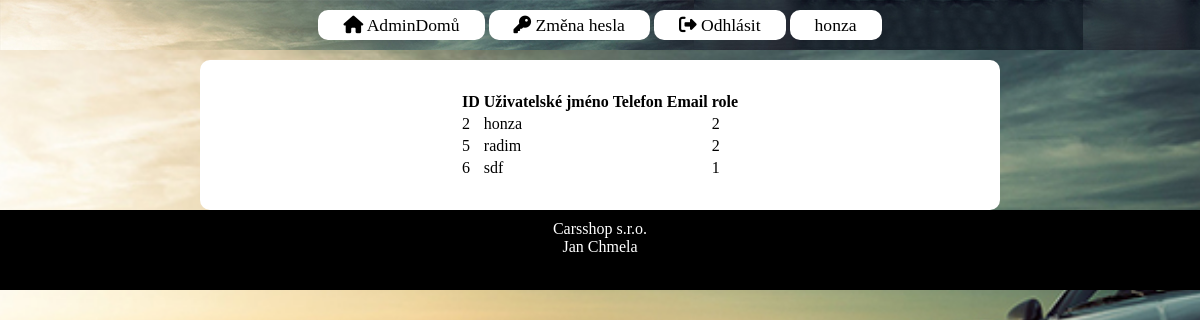
The page /users.php (signed in) on the database its author committed.
### tables this page shows
CREATE TABLE `users` (
  `id` int(11) NOT NULL,
  `username` varchar(50) NOT NULL,
  `password` varchar(255) NOT NULL,
  `Role` enum('1','2') NOT NULL DEFAULT '1',
  `Phone` varchar(9) NOT NULL,
  `Email` varchar(30) NOT NULL
);

### users.php (the view, shortened to what this page needs)
<!DOCTYPE html>
<html lang="en">
<head>
    <link rel="stylesheet" href="style.css" type="text/css" />
</head>
<body>
<?php include("nav.php");
$sql = "SELECT id, username, role, phone, email FROM users";
?>
    <div id="obalovaci">
        <div id="backgroundBlock">
            <table style="margin: auto;">
        <?php
        echo  "<tr>";
        echo "<th>ID</th>";
        echo "<th>Uživatelské jméno</th>";
        echo "<th>Telefon</th>";
        echo "<th>Email</th>";
        echo "<th>role</th>";
        echo "</tr>";
        $query = mysqli_query($link, $sql);
        if ($query->num_rows > 0) {
            while($row = $query->fetch_assoc()) {
                echo  "<tr>";
                echo "<td>".$row['id']."</td>";
                echo "<td>" .$row['username']."</td>";
                echo "<td>".$row['phone']."</td>";
                echo "<td>".$row['email']."</td>";
                echo "<td>".$row['role']."</td>";
                echo "</tr>";
            }
            }
            echo "</table>";
        ?>
        </div>
</div>
<?php include("footer.php"); ?>
</body>
</html>

### style.css (style rules this page uses)
body { background-image: url("pic/loginBackground.jpeg"); background-repeat: repeat-y; background-position: center; background-size: cover; margin: 0px; margin-top: 0px; height: 100vh; display: flex; flex-direction: column; }
#obalovaci { margin: 0px auto; position: relative; width:800px; }
#backgroundBlock { background-color: white; padding: 30px; border-radius: 10px; margin-top: 10px; }

### rows shown on the page
users: id "2", username "honza", Role "2"
users: id "5", username "radim", Role "2"
users: id "6", username "sdf", Role "1"

### other values the page prints
$_SESSION["username"] "honza"
